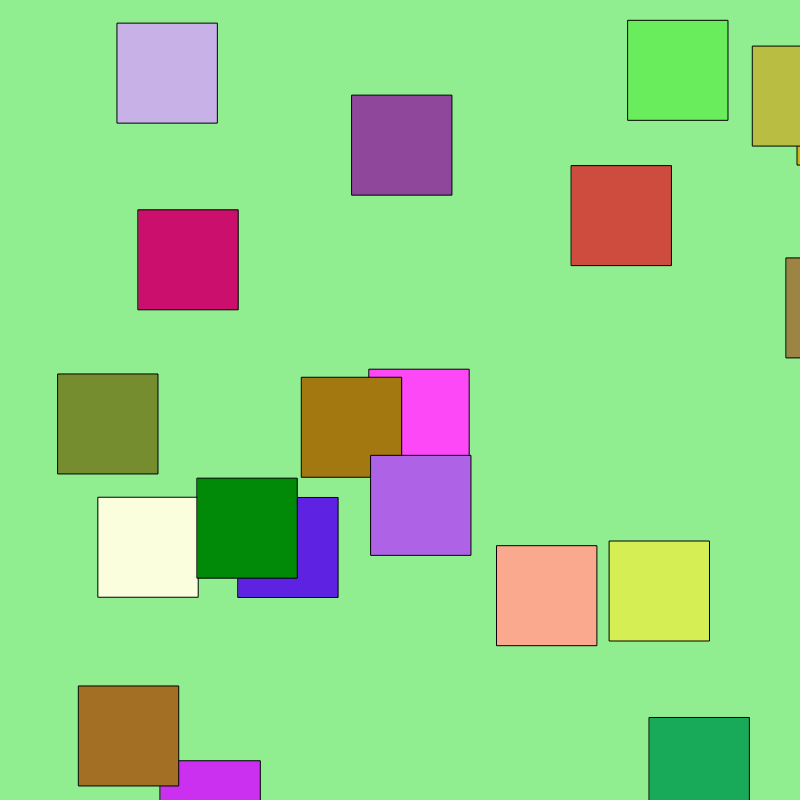
Frame 1 (no input)
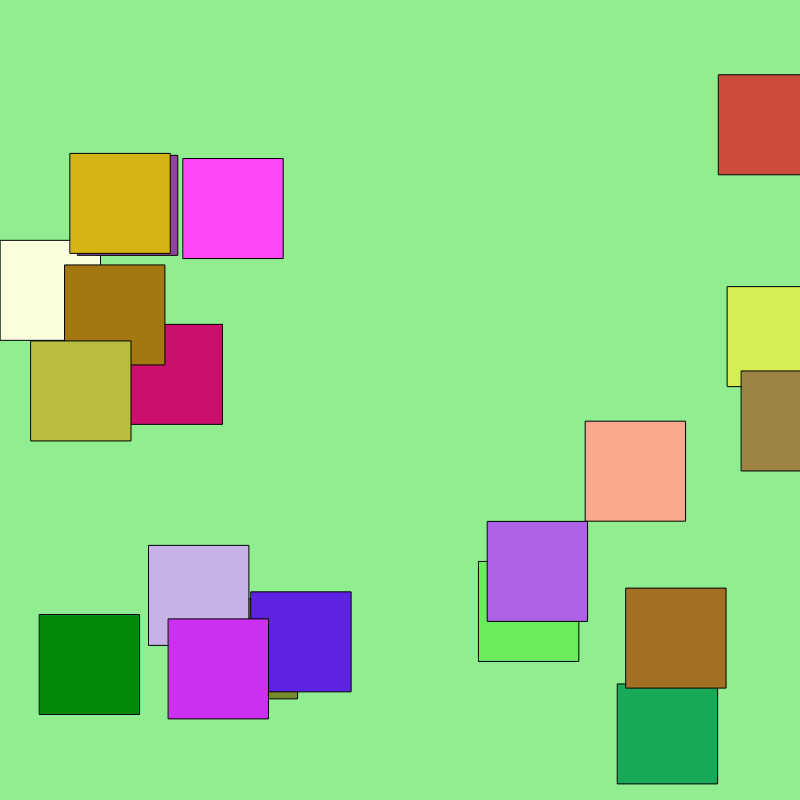
Frame 60 (no input)
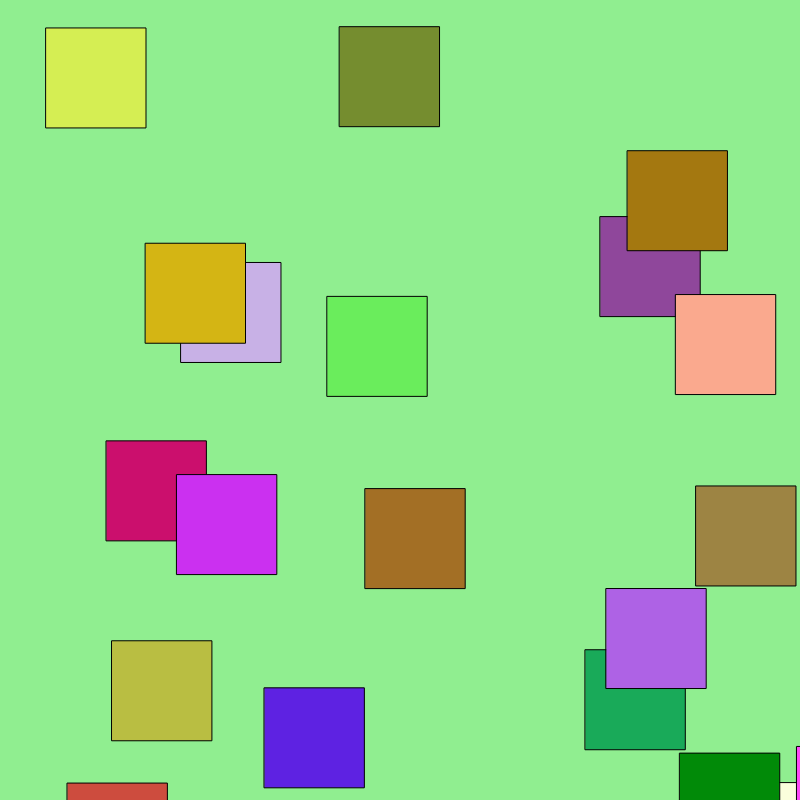
Frame 120 (the mouse pressed at the canvas centre since frame 60)

The p5.js sketch that drew these frames (run headless with seeded random() and noise() and a simulated clock; from frame 60 on, the mouse is pressed at the canvas centre):

// p5.js sketch
// ── sketch.js
var cars = [];


function setup() {
  // put setup code here
  createCanvas(800, 800);
  for (var i = 0; i < 20; i++) {
    cars.push(new Car());
  }

}

function draw() {
  background('lightgreen');

  for (var i = 0; i < cars.length ; i++) {
    cars[i].display();
    cars[i].drive();
  }

}

function Car() {
  //attributes
  this.pos = createVector(random(width), random(height));
  this.vel = createVector(random(-5, 5), random(-5, 5));
  this.r = random(255);
  this.g = random(255);
  this.b = random(255);
  //methods
  this.display = function() {
    fill(this.r, this.g, this.b);
    rect(this.pos.x, this.pos.y, 100, 100);

  }

  this.drive = function() {
    this.pos.add(this.vel);
    if (this.pos.x > width) this.pos.x = 0;
    if (this.pos.x < 0) this.pos.x = width;
    if (this.pos.y > height) this.pos.y = 0;
    if (this.pos.y < 0) this.pos.y = height;
  }



}
